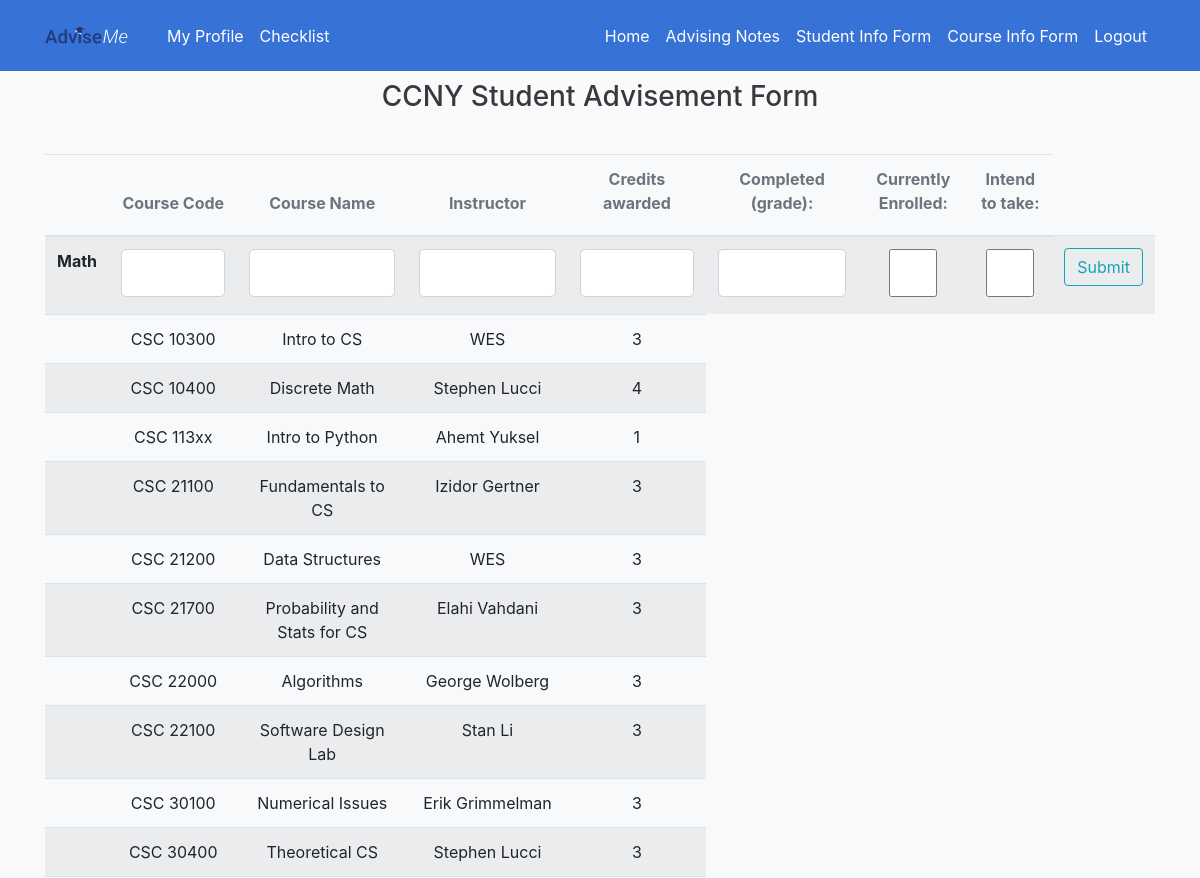
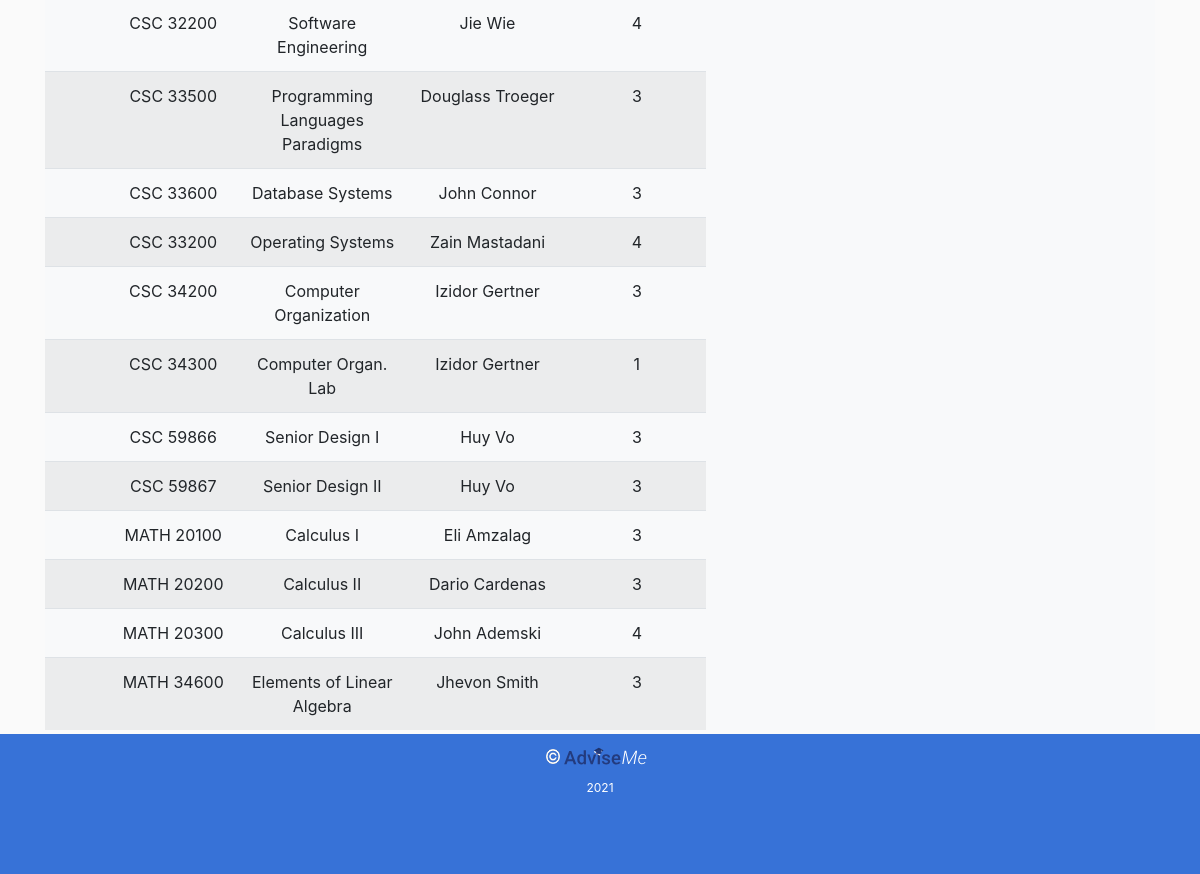
The page /courseinfo_fill (signed in) on the database as committed earlier (2 pictures, top to bottom).
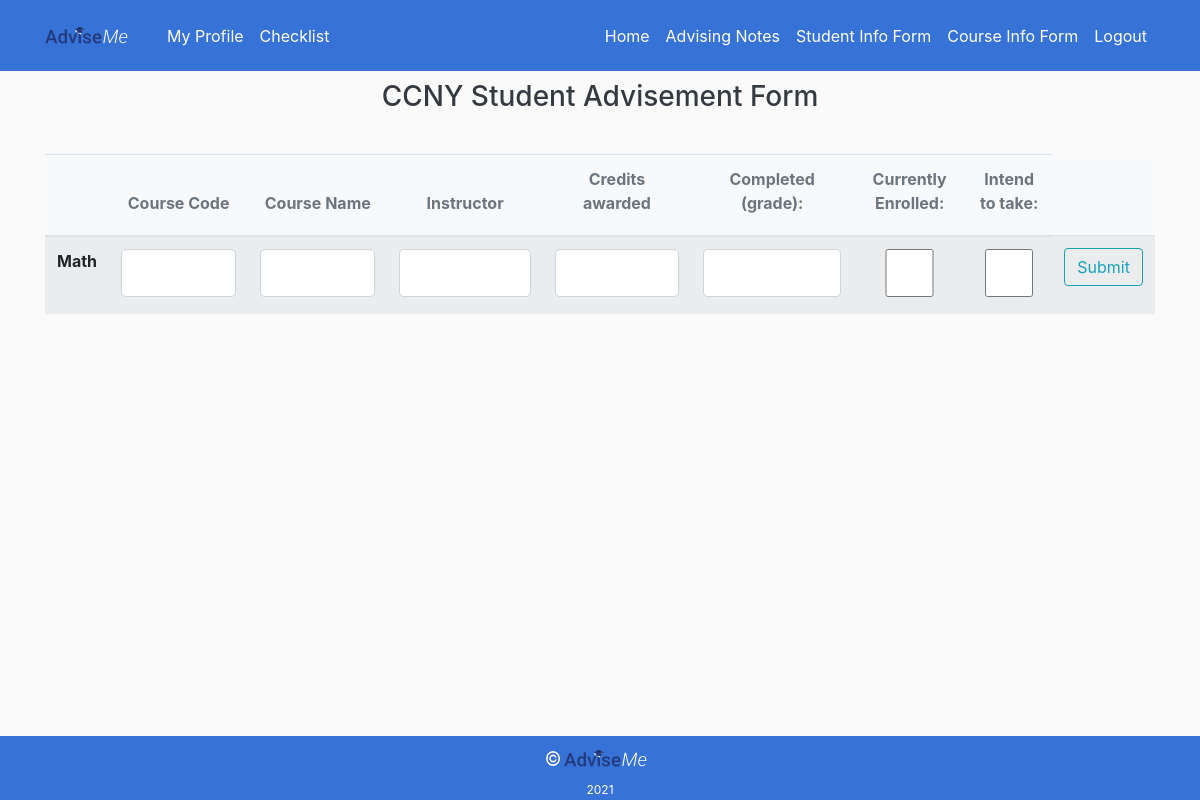
The same page on the database as committed later.
### adviseme/models.py (models this page shows, shortened)
class Course(db.Model):
    id = db.Column(db.Integer, primary_key=True)           # Auto-increment Primary Key
    serial = db.Column(db.String(15), nullable=False)      # "CSC 103", "CSC 104", "CSC 211"
    name = db.Column(db.String(255), nullable=False)
    description = db.Column(db.String(255), nullable=False)
    instructor = db.Column(db.String(30), nullable=False, default='STAFF')
    semester = db.Column(db.DateTime, nullable=False, default=datetime.utcnow)
    credits = db.Column(db.Integer, nullable=False, default=0)
    completion = db.relationship('Student', secondary=enrollements, backref='taken', lazy='dynamic')

### adviseme/routes.py (the view)
@app.route('/courseinfo_fill', methods=['GET', 'POST'])
def courseinfo_fill():
    form = CourseInfoForm()
    courses = Course.query.all()
    users = User.query.filter_by(EMPLID=current_user.EMPLID).first()
    """
    if form.validate_on_submit():

        course = Course(serial=form.serial.data,
                        name=form.name.data,
                        instructor=form.instructor.data,
                        credits=form.credits.data)
        db.session.add(course)
        course.enrollee.append(current_user.StudentOwner)
        db.session.commit()
        course.enrollee.grade_earned.append(form.grade.data)
        db.session.commit()
        flash('Info Updated', 'success')
        return redirect(url_for('courseinfo_fill'))
    elif request.method == 'GET':
        print(current_user.StudentOwner)
        print(current_user.CourseOwner)
    """
    return render_template('course_info_fill.html', title='Course Information', courses=courses, form=form, users=users)

### adviseme/forms.py
class CourseInfoForm(FlaskForm):
    serial = StringField('Course Code', validators=[ DataRequired() ])          # 103, 104, 211, 220, 221, 335, 342
    name = StringField('Course Name', validators=[ DataRequired() ])
    description = StringField('Description', validators=[ DataRequired() ])
    instructor = StringField('Instructor', validators=[ DataRequired() ])
    semester = StringField('Semester', validators=[ DataRequired() ])           # Fall 2018, Spring 2019, Winter 2020, Summer 2021
    credits = StringField('Credits awarded', validators=[ DataRequired() ])
    grade = StringField('Completed (grade):') # No validators as this can be left blank.
    currently_enrolled = BooleanField('Currently Enrolled:')
    intend_to_take = BooleanField('Intend to take:')
    submit = SubmitField('Submit')

### adviseme/models.py (called while the page is built)
@login_manager.user_loader
def load_user(user_id):
    return User.query.get(int(user_id))

### adviseme/templates/course_info_fill.html
{% extends "layout.html"%}
{% block content %}
<div>
    <section>
        <div class="container-fluid">
            <div class="row mb-5">
                <div class="col-xl-12 col-lg-10 col-md-8 panel-body">
                    <div class="row">
                        <div class="col-12 mb-4">
                            <h3 class="text-dark text-center mb-3">CCNY Student Advisement Form</h3>
                        </div>
                        <table class="table table-striped bg-light text-center">
                            <thead>
                                <tr class="text-muted">
                                    <th>    </th>
                                    <th>{{ form.serial.label(class="form-control-label") }}</th>
                                    <th>{{ form.name.label(class="form-control-label") }}</th>
                                    <th>{{ form.instructor.label(class="form-control-label") }}</th>
                                    <th>{{ form.credits.label(class="form-control-label") }}</th>
                                    <th>{{ form.grade.label(class="form-control-label") }}</th>
                                    <th>{{ form.currently_enrolled.label(class="form-control-label") }}</th>
                                    <th>{{ form.intend_to_take.label(class="form-control-label") }}</th>
                                </tr>
                            </thead>
                            <tbody>
                                <tr>
                                    <th>Math</th>
                                    <td>
                                        {% if form.serial.errors %}
                                            {{ form.serial(class="form-control form-control-lg is-invalid") }}
                                            <div class="invalid-feedback">
                                            {% for error in form.serial.errors %}
                                                <span>{{ error }}</span>
                                            {% endfor %}
                                            </div>
                                        {% else %}
                                            {{ form.serial(class="form-control form-control-lg") }}
                                        {% endif %}
                                    </td>
                                    <td>
                                        {% if form.name.errors %}
                                            {{ form.name(class="form-control form-control-lg is-invalid") }}
                                            <div class="invalid-feedback">
                                                {% for error in form.name.errors %}
                                                    <span>{{ error }}</span>
                                                {% endfor %}
                                            </div>
                                        {% else %}
                                            {{ form.name(class="form-control form-control-lg") }}
                                        {% endif %}
                                    </td>
                                    <td>
                                        {% if form.instructor.errors %}
                                            {{ form.instructor(class="form-control form-control-lg is-invalid") }}
                                            <div class="invalid-feedback">
                                                {% for error in form.instructor.errors %}
                                                    <span>{{ error }}</span>
                                                {% endfor %}
                                            </div>
                                        {% else %}
                                            {{ form.instructor(class="form-control form-control-lg") }}
                                        {% endif %}
                                    </td>
                                    <td>
                                        {% if form.credits.errors %}
                                            {{ form.credits(class="form-control form-control-lg is-invalid") }}
                                            <div class="invalid-feedback">
                                                {% for error in form.credits.errors %}
                                                    <span>{{ error }}</span>
                                                {% endfor %}
                                            </div>
                                        {% else %}
                                            {{ form.credits(class="form-control form-control-lg") }}
                                        {% endif %}
                                    </td>
                                    <td>
                                        {% if form.grade.errors %}
                                            {{ form.grade(class="form-control form-control-lg is-invalid") }}
                                            <div class="invalid-feedback">
                                                {% for error in form.grade.errors %}
                                                    <span>{{ error }}</span>
                                                {% endfor %}
                                            </div>
                                        {% else %}
                                            {{ form.grade(class="form-control form-control-lg") }}
                                        {% endif %}
                                    </td>
                                    <td>
                                        {% if form.currently_enrolled.errors %}
                                            {{ form.currently_enrolled(class="form-control form-control-lg is-invalid") }}
                                            <div class="invalid-feedback">
                                                {% for error in form.currently_enrolled.errors %}
                                                    <span>{{ error }}</span>
                                                {% endfor %}
                                            </div>
                                        {% else %}
                                            {{ form.currently_enrolled(class="form-control form-control-lg") }}
                                        {% endif %}
                                    </td>
                                    <td>
                                        {% if form.intend_to_take.errors %}
                                            {{ form.intend_to_take(class="form-control form-control-lg is-invalid") }}
                                            <div class="invalid-feedback">
                                                {% for error in form.intend_to_take.errors %}
                                                    <span>{{ error }}</span>
                                                {% endfor %}
                                            </div>
                                        {% else %}
                                            {{ form.intend_to_take(class="form-control form-control-lg") }}
                                        {% endif %}
                                    </td>
                                    <td>
                                        <div class="form-group">
                                            {{ form.submit(class="btn btn-outline-info") }}
                                        </div>
                                    </td>
                                </tr>
                                {% for course in courses %}
                                    <tr>
                                        <th>   </th>
                                        <td>{{ course.serial }}</td>
                                        <td>{{ course.name }}</td>
                                        <td>{{ course.instructor }}</td>
                                        <td>{{ course.credits }}</td>
                                    </tr>
                                {% endfor %}
                            </tbody>
                        </table>
                    </div>
                </div>
            </div>
        </div>
    </section>
</div>
{% endblock content %}

### adviseme/templates/layout.html (shortened to what this page needs)
<!DOCTYPE html>
<html lang="en">
<head>
    <link rel="stylesheet" href="https://cdn.jsdelivr.net/npm/bootstrap@4.5.3/dist/css/bootstrap.min.css">
    <link rel="stylesheet" type="text/css" href="{{ url_for('static', filename='/css/main.css') }}">
</head>
<body>
    <header class="site-header">
        <nav class="navbar navbar-expand-md navbar-dark bg-steel fixed-top" style="background-color: #3772D7;">
            <div class="container">
                <a class="navbar-brand mr-4" href="/home"><img src="{{ url_for('static', filename='/Images/AdviseMe.svg') }}"></a>
                <div class="collapse navbar-collapse" id="navbarToggle">
                    <div class="navbar-nav mr-auto">
                        {% if current_user.is_authenticated %}
                            {% if '@citymail.cuny.edu' in current_user.email %}
                               <a class="nav-item nav-link" href="{{ url_for('student_profile') }}">My Profile</a>
                               <a class="nav-item nav-link" href="{{ url_for('checklist') }}">Checklist</a>
                            {% else %}
                                <a class="nav-item nav-link" href="{{ url_for('faculty') }}">My Profile</a>
                            {% endif %}
                        {% else %}
                            <a class="nav-item nav-link" href="{{ url_for('about') }}">About</a>
                        {% endif %}
                    </div>
                    <div class="navbar-nav">
                        {% if current_user.is_authenticated %}
                            {% if '@citymail.cuny.edu' in current_user.email %}
                                <a class="nav-item nav-link" href="{{ url_for('home') }}">Home</a>
                                <a class="nav-item nav-link" href="{{ url_for('advisingNotesHome') }}">Advising Notes</a>
                                <a class="nav-item nav-link" href="{{ url_for('studentinfo_fill') }}">Student Info Form</a>
                                <a class="nav-item nav-link" href="{{ url_for('courseinfo_fill') }}">Course Info Form</a>
                                <a class="nav-item nav-link" href="{{ url_for('logout') }}">Logout</a>
                            {% endif %}
                        {% else %}
                            <a class="nav-item nav-link" href="{{ url_for('login') }}">Login</a>
                            <a class="nav-item nav-link" href="{{ url_for('register') }}">Register</a>
                        {% endif %}
                    </div>
                </div>
            </div>
        </nav>
    </header>
    <main role="main" class="container">
        <div>
            {% block content %}{% endblock %}
        </div>
    </main>
    <div class="push"></div>
    <div class="footer">
    <img  class ="c-size" src="{{ url_for('static', filename='/Images/copyright.png') }}"> <img src="{{ url_for('static', filename='/Images/AdviseMe.svg') }}"><p class="footer-font">  2021</p>
    </div>
</body>
</html>

### adviseme/static/css/main.css (style rules this page uses)
body { background: #fafafa; color: #333333; margin-top: 5rem; }
h1, h2, h3, h4, h5, h6 { color: #444444; }
.bg-steel { background-color: #5f788a; }
.site-header .navbar-nav .nav-link { color: #ffffff; }
.footer-font { padding: 0; font-size: 12px; word-spacing: 2px; }
.c-size { width: 1.2%; }
.footer { position: fixed; left: 0; bottom: 0; width: 100%; height: 8%; background-color: #3772D7; color: white; text-align: center; padding-bottom: 1%; }
.push { height: 80px; }

Rows that differ between the two databases and show on the page:
removed Course: serial "CSC 10300", name "Intro to CS", instructor "WES", credits "3"
removed Course: serial "CSC 10400", name "Discrete Math", instructor "Stephen Lucci", credits "4"
removed Course: serial "CSC 113xx", name "Intro to Python", instructor "Ahemt Yuksel", credits "1"
removed Course: serial "CSC 21100", name "Fundamentals to CS", instructor "Izidor Gertner", credits "3"
removed Course: serial "CSC 21200", name "Data Structures", instructor "WES", credits "3"
removed Course: serial "CSC 21700", name "Probability and Stats for CS", instructor "Elahi Vahdani", credits "3"
removed Course: serial "CSC 22000", name "Algorithms", instructor "George Wolberg", credits "3"
removed Course: serial "CSC 22100", name "Software Design Lab", instructor "Stan Li", credits "3"
removed Course: serial "CSC 30100", name "Numerical Issues", instructor "Erik Grimmelman", credits "3"
removed Course: serial "CSC 30400", name "Theoretical CS", instructor "Stephen Lucci", credits "3"
removed Course: serial "CSC 32200", name "Software Engineering", instructor "Jie Wie", credits "4"
removed Course: serial "CSC 33500", name "Programming Languages Paradigms", instructor "Douglass Troeger", credits "3"
removed Course: serial "CSC 33600", name "Database Systems", instructor "John Connor", credits "3"
removed Course: serial "CSC 33200", name "Operating Systems", instructor "Zain Mastadani", credits "4"
removed Course: serial "CSC 34200", name "Computer Organization", instructor "Izidor Gertner", credits "3"
removed Course: serial "CSC 34300", name "Computer Organ. Lab", instructor "Izidor Gertner", credits "1"
removed Course: serial "CSC 59866", name "Senior Design I", instructor "Huy Vo", credits "3"
removed Course: serial "CSC 59867", name "Senior Design II", instructor "Huy Vo", credits "3"
removed Course: serial "MATH 20100", name "Calculus I", instructor "Eli Amzalag", credits "3"
removed Course: serial "MATH 20200", name "Calculus II", instructor "Dario Cardenas", credits "3"
removed Course: serial "MATH 20300", name "Calculus III", instructor "John Ademski", credits "4"
removed Course: serial "MATH 34600", name "Elements of Linear Algebra", instructor "Jhevon Smith", credits "3"
